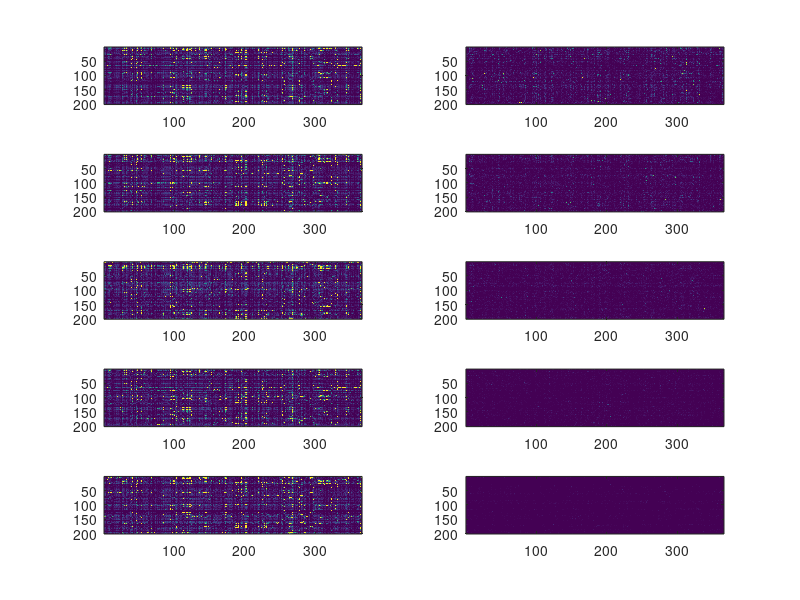
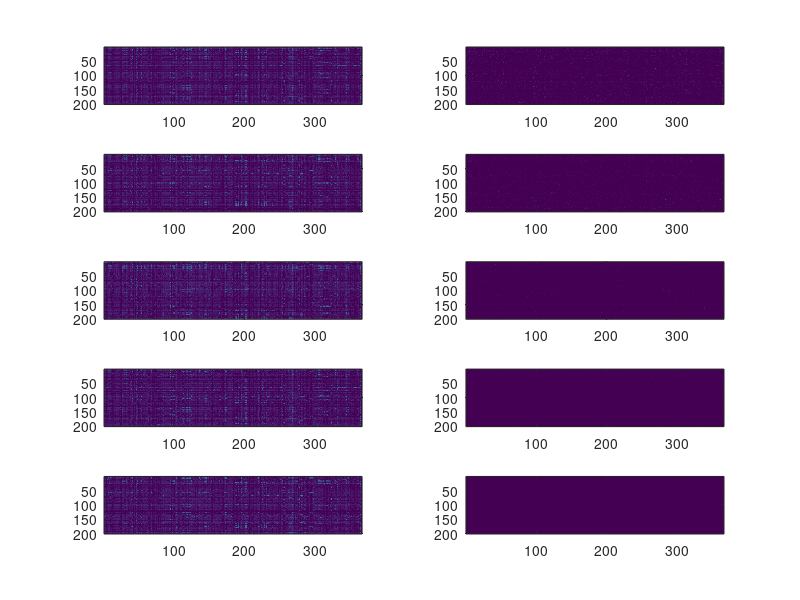

Recreate these plots in MATLAB, in order.
clear
close all

load data/GSK2013_0_1uM_matrix.mat;
X = GSK2013_0_1uM_matrix;
% load data/GSK2013_1uM_matrix.mat
% X = GSK2013_1uM_matrix;

[d,n] = size(X);

% observed and unobserved entries
O = X ~=-99999;
U = X ==-99999;

% fill missing entries with mean
Xz = X.*(X>=0);
Xz(U) = mean(mean(X(O)));

% denoise at different ranks
figure(1)
for i=1:5
    Xi = Xz;
    r = 25*i; % assumed rank
    [u,d,v] = svd(Xi);
    s = diag(d);
    s(r:end)=0;
    Xi = u*[diag(s) zeros(length(s),length(d)-length(s))]*v';
    subplot(5,2,2*i-1)
    image(2*Xi); axis normal;
    subplot(5,2,2*i)
    image(2*abs(Xi-Xz)); axis normal;
    e(i) = mean(mean(abs(Xi-Xz)));
    m(i) = max(max(abs(Xi-Xz)));
    p(i) = norm(Xi-Xz,'fro')/prod(size(Xz));
end
    

[e;m;p]

% denoise sqrt at different ranks
figure(2)
Xz = Xz.^(.5);
for i=1:5
    Xi = Xz;
    r = 25*i; % assumed rank
    [u,d,v] = svd(Xi);
    s = diag(d);
    s(r:end)=0;
    Xi = u*[diag(s) zeros(length(s),length(d)-length(s))]*v';
    subplot(5,2,2*i-1)
    image(3*Xi); axis normal;
    subplot(5,2,2*i)
    image(3*abs(Xi-Xz)); axis normal;
    e(i) = mean(mean(abs(Xi-Xz)));
    m(i) = max(max(abs(Xi-Xz)));
    p(i) = norm(Xi-Xz,'fro')/prod(size(Xz));
end
    
[e;m;p]